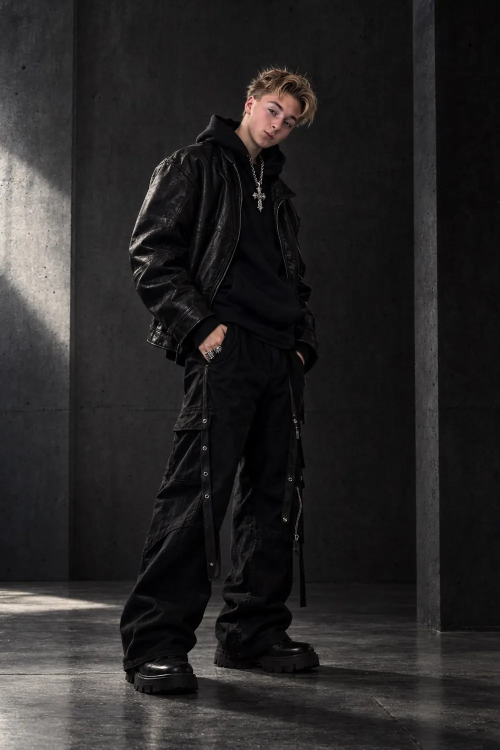
#> input picture img/tibe-portrait-1000.webp, 1000 x 1500 px (shown at 1/2 size)
$ python -i optimize-images.py   (imports and definitions only)
#> lines starting #> are read from the running program, lines starting #| are printed output that depends on the picture; after the words box and inside, x2 and y2 are one past the last pixel; in counts of white or black regions, pixels touching at a corner belong together
#> further down, picture is the input picture: PIL image 1000x1500 RGB; mean R, G, B 39.1, 37.4, 37.4
#!/usr/bin/env python3
"""Zet bronbeelden (assets-src/, niet in git) om naar WebP-varianten in public/img/.

  assets-src/products/p01.png -> public/img/products/p01-{600,1000,1600}.webp
                                 + public/img/blueprints/p01-{600,1000}.webp
  assets-src/models/*.png     -> public/img/models/<naam>-{600,1000,1600}.webp
  assets-src/groups/*.png     -> public/img/groups/<naam>-{600,1000,1600}.webp
"""
import pathlib, sys
from PIL import Image, ImageFilter, ImageOps, ImageChops

ROOT = pathlib.Path(__file__).resolve().parent.parent
SRC, OUT = ROOT / "assets-src", ROOT / "public" / "img"
WIDTHS = (600, 1000, 1600)


def variants(img: Image.Image, dest: pathlib.Path, stem: str, widths=WIDTHS, q=78):
    dest.mkdir(parents=True, exist_ok=True)
    for w in widths:
        out = dest / f"{stem}-{w}.webp"
        if out.exists() and "--force" not in sys.argv:
            continue
        im = img if img.width <= w else img.resize((w, round(img.height * w / img.width)), Image.LANCZOS)
        im.save(out, "WEBP", quality=q, method=6)


def blueprint(img: Image.Image) -> Image.Image:
    """Technische tekening: randen van het stuk als dunne zilverblauwe lijnen op zwart."""
    work = img.resize((1000, round(img.height * 1000 / img.width)), Image.LANCZOS)
    g = ImageOps.grayscale(work)
    # silhouet van het stuk (achtergrond is zwart)
    sil = g.point(lambda v: 255 if v > 22 else 0).filter(ImageFilter.MedianFilter(7))
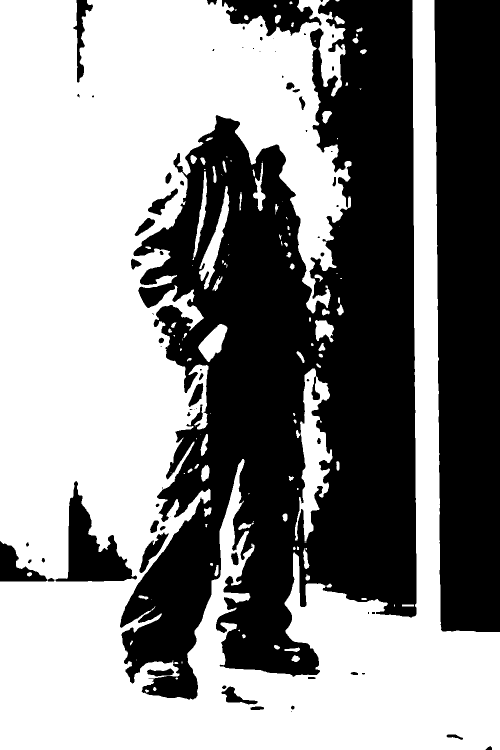
#> sil: PIL image 1000x1500 L (shown at 1/2 size); 55.3% white; 78 black regions (30 under 20 px), largest, box (x1, y1, x2, y2) and area: (240, 0, 833, 1399) 477405, (869, 0, 1000, 1264) 157194, (111, 962, 274, 1163) 12595
    # detaillijnen: zwaar vervagen zodat stofkorrel verdwijnt, dan randen + harde drempel
    detail = g.filter(ImageFilter.GaussianBlur(2.6)).filter(ImageFilter.FIND_EDGES)
    detail = ImageOps.autocontrast(detail, cutoff=1).point(lambda v: 255 if v > 70 else 0)
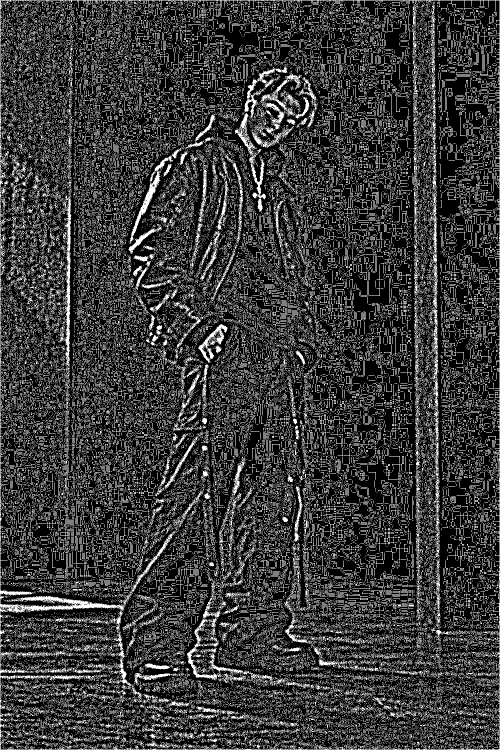
#> detail: PIL image 1000x1500 L (shown at 1/2 size); 22.2% white in thin lines or dots
    detail = detail.filter(ImageFilter.MedianFilter(3))
#> detail: PIL image 1000x1500 L; 8.4% white; 19700 white regions (18965 under 20 px), largest, box (x1, y1, x2, y2) and area: (0, 0, 1000, 1500) 13652, (128, 391, 142, 733) 2122, (489, 134, 574, 236) 1340
    detail = ImageChops.multiply(detail, sil.filter(ImageFilter.MinFilter(9)))
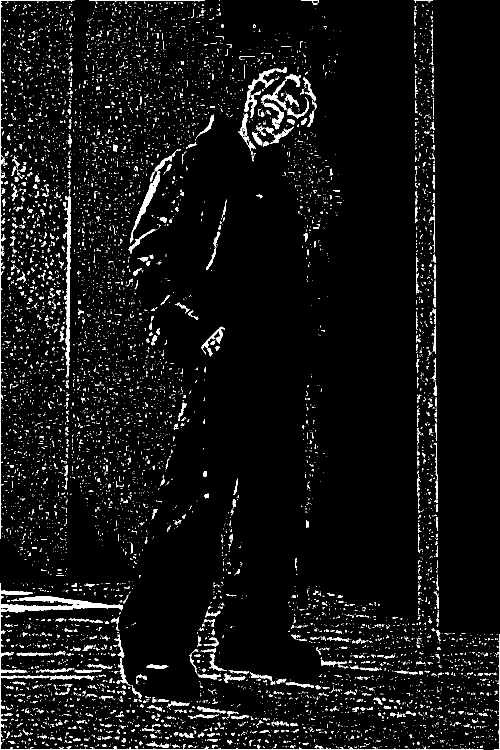
#> detail: PIL image 1000x1500 L (shown at 1/2 size); 4.9% white; 10910 white regions (10396 under 20 px), largest, box (x1, y1, x2, y2) and area: (0, 1167, 967, 1500) 6901, (0, 0, 149, 1078) 2126, (128, 391, 142, 733) 2122
    # buitencontour, iets dikker
    outline = ImageChops.subtract(sil.filter(ImageFilter.MaxFilter(5)), sil)
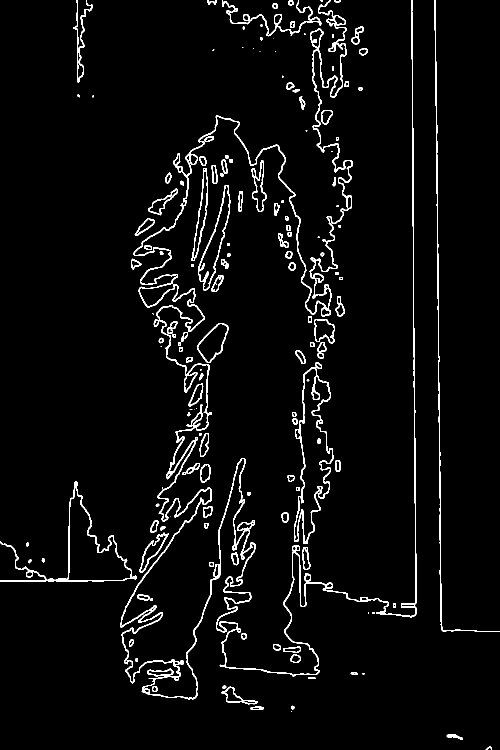
#> outline: PIL image 1000x1500 L (shown at 1/2 size); 3.6% white in thin lines or dots
    lines = ImageChops.lighter(detail.point(lambda v: v * 0.75), outline)
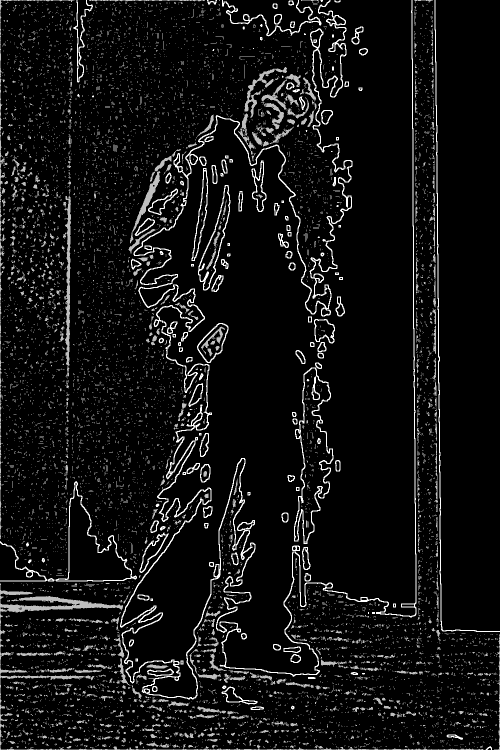
#> lines: PIL image 1000x1500 L (shown at 1/2 size); min 0, max 255, mean 18.4
    tint = Image.new("RGB", work.size, (176, 200, 230))
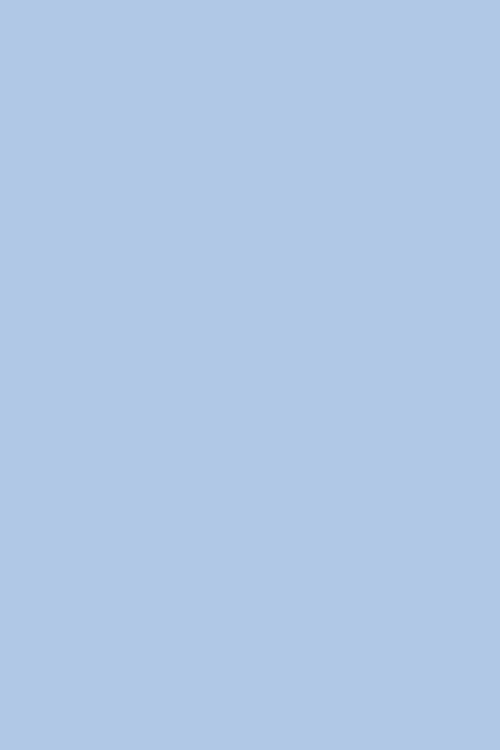
#> tint: PIL image 1000x1500 RGB (shown at 1/2 size); mean R, G, B 176, 200, 230
    bg = Image.new("RGB", work.size, (3, 5, 9))
    return Image.composite(tint, bg, lines).resize(img.size, Image.LANCZOS)
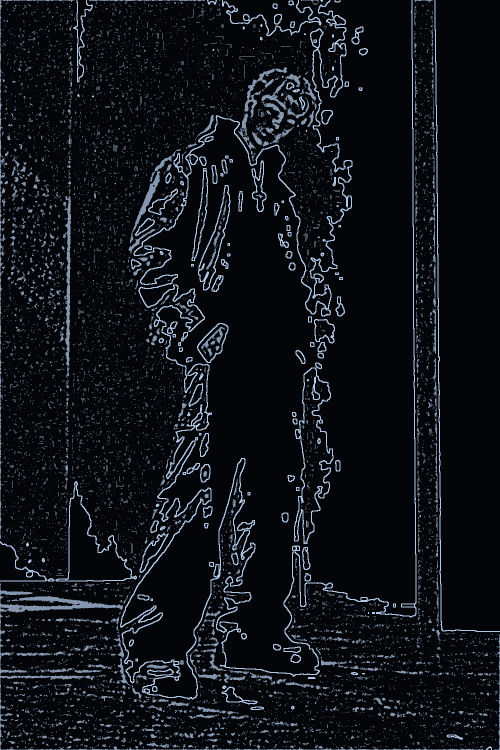
#> returned value: PIL image 1000x1500 RGB (shown at 1/2 size); mean R, G, B 15.5, 19.1, 25


def main():
    for f in sorted((SRC / "products").glob("*.png")):
        img = Image.open(f).convert("RGB")
        variants(img, OUT / "products", f.stem)
        variants(blueprint(img), OUT / "blueprints", f.stem, widths=(600, 1000), q=70)
    for kind in ("models", "groups"):
        for f in sorted((SRC / kind).glob("*.*")):
            variants(Image.open(f).convert("RGB"), OUT / kind, f.stem)
    portrait = SRC / "tibe-portrait.jpg"
    if portrait.exists():
        variants(Image.open(portrait).convert("RGB"), OUT, "tibe-portrait")


# [2 lines not run here, left out]

>>> from PIL import Image
>>> picture = Image.open('../img/tibe-portrait-1000.webp')
>>> result = blueprint(picture)
